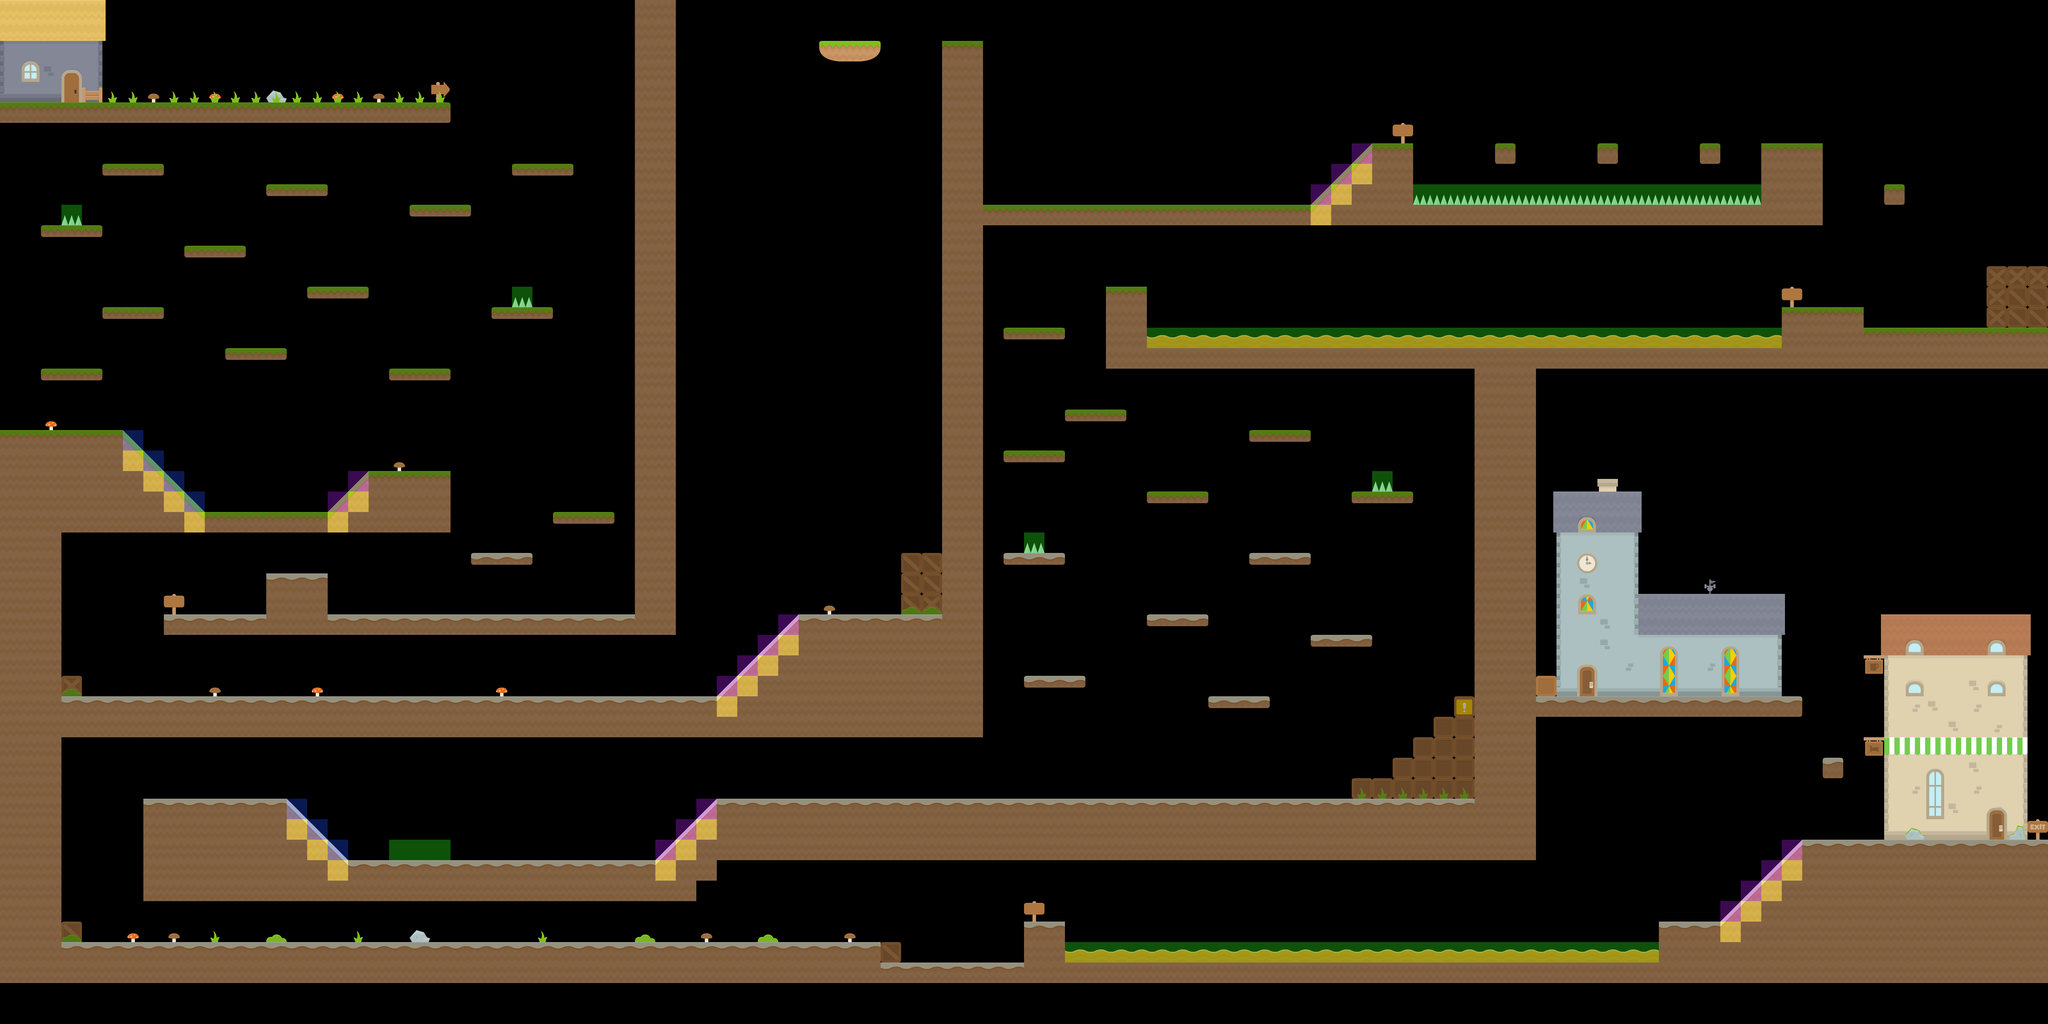

Tiled map render using the project's own tile images. Description and the map definition, with tile-layer contents summarised, below:
An orthogonal 100x50 tile map with 70x70 px tiles, 7 tile layers (wall-fg, wall, building-bg, building-fg, ...), 5 tilesets and 40 objects (13x cloud, 10x torch, 2x flag, spawnpoint).

<map version="1.0" orientation="orthogonal" renderorder="right-down" width="100" height="50" tilewidth="70" tileheight="70" nextobjectid="65">
 <tileset firstgid="1" name="base tiles" tilewidth="70" tileheight="70" spacing="2">
  <image source="base_pack.png" width="914" height="936" />
 </tileset>
 <tileset firstgid="157" name="building tiles" tilewidth="70" tileheight="70">
  <image source="building_pack.png" width="980" height="490" />
 </tileset>
 <tileset firstgid="255" name="tiles" tilewidth="70" tileheight="70">
  <image source="tiles.png" width="140" height="350" />
  <tile id="5">
   <properties>
    <property name="type" value="stump" />
   </properties>
  </tile>
  <tile id="6">
   <properties>
    <property name="type" value="death" />
   </properties>
  </tile>
  <tile id="7">
   <properties>
    <property name="angle" value="right" />
    <property name="type" value="slope" />
   </properties>
  </tile>
  <tile id="8">
   <properties>
    <property name="angle" value="left" />
    <property name="type" value="slope" />
   </properties>
  </tile>
  <tile id="9">
   <properties>
    <property name="type" value="wall" />
   </properties>
  </tile>
 </tileset>
 <tileset firstgid="265" name="items" tilewidth="70" tileheight="70" spacing="2">
  <image source="items.png" width="934" height="286" />
 </tileset>
 <tileset firstgid="317" name="platforms" tilewidth="210" tileheight="70">
  <tile id="0">
   <image width="210" height="70" source="platform-large-grass.png" />
  </tile>
  <tile id="1">
   <image width="210" height="70" source="platform-large-sand.png" />
  </tile>
  <tile id="2">
   <image width="210" height="40" source="platform-small-grass.png" />
  </tile>
  <tile id="3">
   <image width="210" height="41" source="platform-small-sand.png" />
  </tile>
 </tileset>
 <layer name="wall-fg" width="100" height="50">
  <data>[5000 cells, 2 non-empty, 1 distinct tile ids]</data>
 </layer>
 <layer name="wall" width="100" height="50">
  <data>[5000 cells, 1277 non-empty, 31 distinct tile ids]</data>
 </layer>
 <layer name="building-bg" width="100" height="50">
  <data>[5000 cells, 193 non-empty, 52 distinct tile ids]</data>
 </layer>
 <layer name="building-fg" width="100" height="50">
  <data>[5000 cells, 33 non-empty, 19 distinct tile ids]</data>
 </layer>
 <layer name="items" width="100" height="50">
  <data>[5000 cells, 64 non-empty, 6 distinct tile ids]</data>
 </layer>
 <layer name="items-fg" width="100" height="50">
  <data>[5000 cells, 4 non-empty, 1 distinct tile ids]</data>
 </layer>
 <layer name="static scene" width="100" height="50" opacity="0.35">
  <data>[5000 cells, 1293 non-empty, 5 distinct tile ids]</data>
 </layer>
 <objectgroup name="objects">
  <object id="5" name="spawnpoint" x="866.667" y="287.879" />
 </objectgroup>
 <objectgroup name="platforms">
  <object id="19" gid="317" x="2399" y="1959" width="210" height="70">
   <properties>
    <property name="move_x" value="0" />
    <property name="move_y" value="3" />
   </properties>
  </object>
  <object id="22" gid="317" x="2731" y="911" width="210" height="70">
   <properties>
    <property name="move_x" value="0" />
    <property name="move_y" value="3" />
   </properties>
  </object>
  <object id="24" gid="317" x="2737" y="1609" width="210" height="70">
   <properties>
    <property name="move_x" value="0" />
    <property name="move_y" value="3" />
   </properties>
  </object>
  <object id="25" gid="317" x="2379" y="1263" width="210" height="70">
   <properties>
    <property name="move_x" value="0" />
    <property name="move_y" value="3" />
   </properties>
  </object>
  <object id="26" gid="317" x="2447" y="557" width="210" height="70">
   <properties>
    <property name="move_x" value="0" />
    <property name="move_y" value="3" />
   </properties>
  </object>
  <object id="28" gid="319" x="3991" y="1026" width="210" height="40">
   <properties>
    <property name="move_x" value="4" />
    <property name="move_y" value="0" />
   </properties>
  </object>
  <object id="29" gid="319" x="4555" y="1024" width="210" height="40">
   <properties>
    <property name="move_x" value="4" />
    <property name="move_y" value="0" />
   </properties>
  </object>
  <object id="30" gid="319" x="5115" y="1024" width="210" height="40">
   <properties>
    <property name="move_x" value="4" />
    <property name="move_y" value="0" />
   </properties>
  </object>
  <object id="31" gid="319" x="5671" y="1020" width="210" height="40">
   <properties>
    <property name="move_x" value="2" />
    <property name="move_y" value="0" />
   </properties>
  </object>
  <object id="32" gid="320" x="3713" y="3198" width="210" height="41">
   <properties>
    <property name="move_x" value="4" />
    <property name="move_y" value="0" />
   </properties>
  </object>
  <object id="33" gid="320" x="4203" y="3197.5" width="210" height="41">
   <properties>
    <property name="move_x" value="4" />
    <property name="move_y" value="0" />
   </properties>
  </object>
  <object id="34" gid="320" x="4761" y="3193.5" width="210" height="41">
   <properties>
    <property name="move_x" value="4" />
    <property name="move_y" value="0" />
   </properties>
  </object>
  <object id="35" gid="320" x="5319" y="3189.5" width="210" height="41">
   <properties>
    <property name="move_x" value="1" />
    <property name="move_y" value="0" />
   </properties>
  </object>
  <object id="63" gid="317" x="3435" y="557" width="210" height="70">
   <properties>
    <property name="move_x" value="0" />
    <property name="move_y" value="3" />
   </properties>
  </object>
 </objectgroup>
 <objectgroup name="animations">
  <object id="38" name="torch" x="2065.33" y="3054.67" />
  <object id="39" name="torch" x="1438.67" y="3044" />
  <object id="40" name="torch" x="742.667" y="3046.67" />
  <object id="41" name="torch" x="666.667" y="2482.67" />
  <object id="42" name="torch" x="1434.67" y="2482.67" />
  <object id="43" name="torch" x="3884" y="2908" />
  <object id="44" name="torch" x="4656" y="2920" />
  <object id="45" name="torch" x="2968" y="2904" />
  <object id="46" name="torch" x="2980" y="2488" />
  <object id="47" name="torch" x="2064" y="2488" />
  <object id="48" name="flag" x="520" y="2688" />
  <object id="49" name="flag" x="6188" y="448" />
  <object id="50" name="cloud" x="1908" y="216" />
  <object id="51" name="cloud" x="1232" y="684" />
  <object id="52" name="cloud" x="3760" y="248" height="4" />
  <object id="53" name="cloud" x="2984" y="524" />
  <object id="54" name="cloud" x="3976" y="964" />
  <object id="55" name="cloud" x="5244" y="200" />
  <object id="56" name="cloud" x="5676" y="876" />
  <object id="57" name="cloud" x="4596" y="592" />
  <object id="58" name="cloud" x="6088" y="376" />
  <object id="59" name="cloud" x="6792" y="160" />
  <object id="60" name="cloud" x="6576" y="400" />
  <object id="61" name="cloud" x="6116" y="1032" />
  <object id="62" name="cloud" x="4304" y="596" />
 </objectgroup>
</map>
